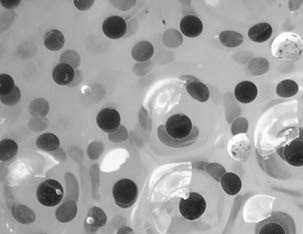
#> input picture COMP9517/Assignment1/images/image3.jpg, 303 x 234 px; its folder holds only this picture in this run
$ python -i assignment1_1_otsu.py   (imports and definitions only)
#> lines starting #> are read from the running program, lines starting #| are printed output that depends on the picture; after the words box and inside, x2 and y2 are one past the last pixel; in counts of white or black regions, pixels touching at a corner belong together
import cv2
import numpy as np
from matplotlib import pyplot as plt
def part1_otsu(img_path,median_blur=False,GaussianBlur=False):
#> called with img_path = 'image3.jpg', median_blur = False, GaussianBlur = False
	img = cv2.imread(img_path,0)
#> img is the input picture: shape (234, 303); min 22, max 255, mean 159.2
	if(median_blur):
		img= cv2.medianBlur(img,median_blur)
	if(GaussianBlur):
		img= cv2.GaussianBlur(img,(GaussianBlur[0],GaussianBlur[1]),GaussianBlur[2])


	ret1,th1=cv2.threshold(img,170,255,cv2.THRESH_BINARY)
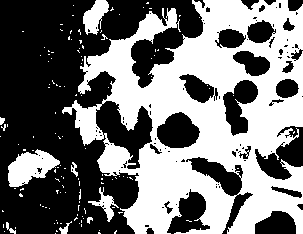
#> th1: shape (234, 303); 45.8% white; 128 white regions (119 under 20 px), largest, box (x1, y1, x2, y2) and area: (62, 0, 303, 234) 29914, (8, 149, 60, 187) 1162, (83, 0, 109, 35) 536
	ret2,th2=cv2.threshold(img,0,255,cv2.THRESH_BINARY+cv2.THRESH_OTSU)
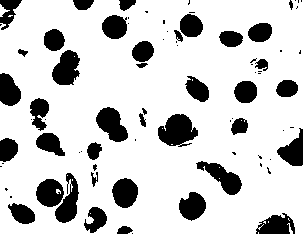
#> th2: shape (234, 303); 80.4% white; 81 black regions (42 under 20 px), largest, box (x1, y1, x2, y2) and area: (158, 114, 198, 147) 892, (96, 107, 128, 142) 699, (52, 50, 80, 85) 692
#> ret2 = 131
	#ret3,th3=cv2.threshold(img,0,255,cv2.THRESH_BINARY+cv2.THRESH_OTSU)


	images=[img,th1,
	         img,th2]
	         #img,th3]
	titles =['original noisy image','global thresholding(v=127)',
	          'original noisy image',"otsu's thresholding"]
	          #'gaussian giltered image',"otus's thresholding"]
	for i in range(2):
	    plt.subplot(3,2,i*2+1),plt.imshow(images[i*2],'gray')
	    plt.title(titles[i*2]),plt.xticks([]),plt.yticks([])
	    plt.subplot(3,2,i*2+2),plt.imshow(images[i*2+1],'gray')
	    plt.title(titles[i*2+1]),plt.xticks([]),plt.yticks([])
	plt.subplot(3,2,5),plt.hist(img.ravel(),256)
	plt.show()
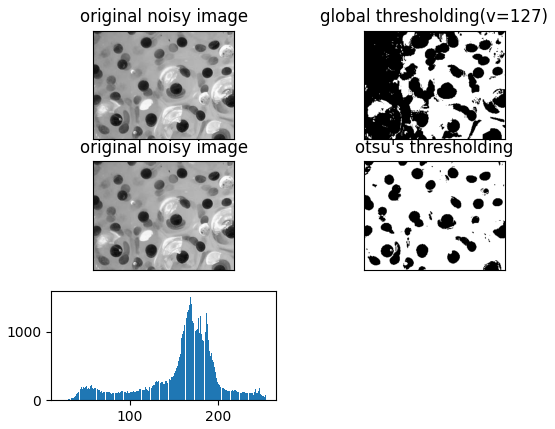
#> figure drawn by matplotlib, 5 panels; panel 5: tallest bar 1513 high, from x = 168.5 to 169.4

>>> result = part1_otsu('image3.jpg')
